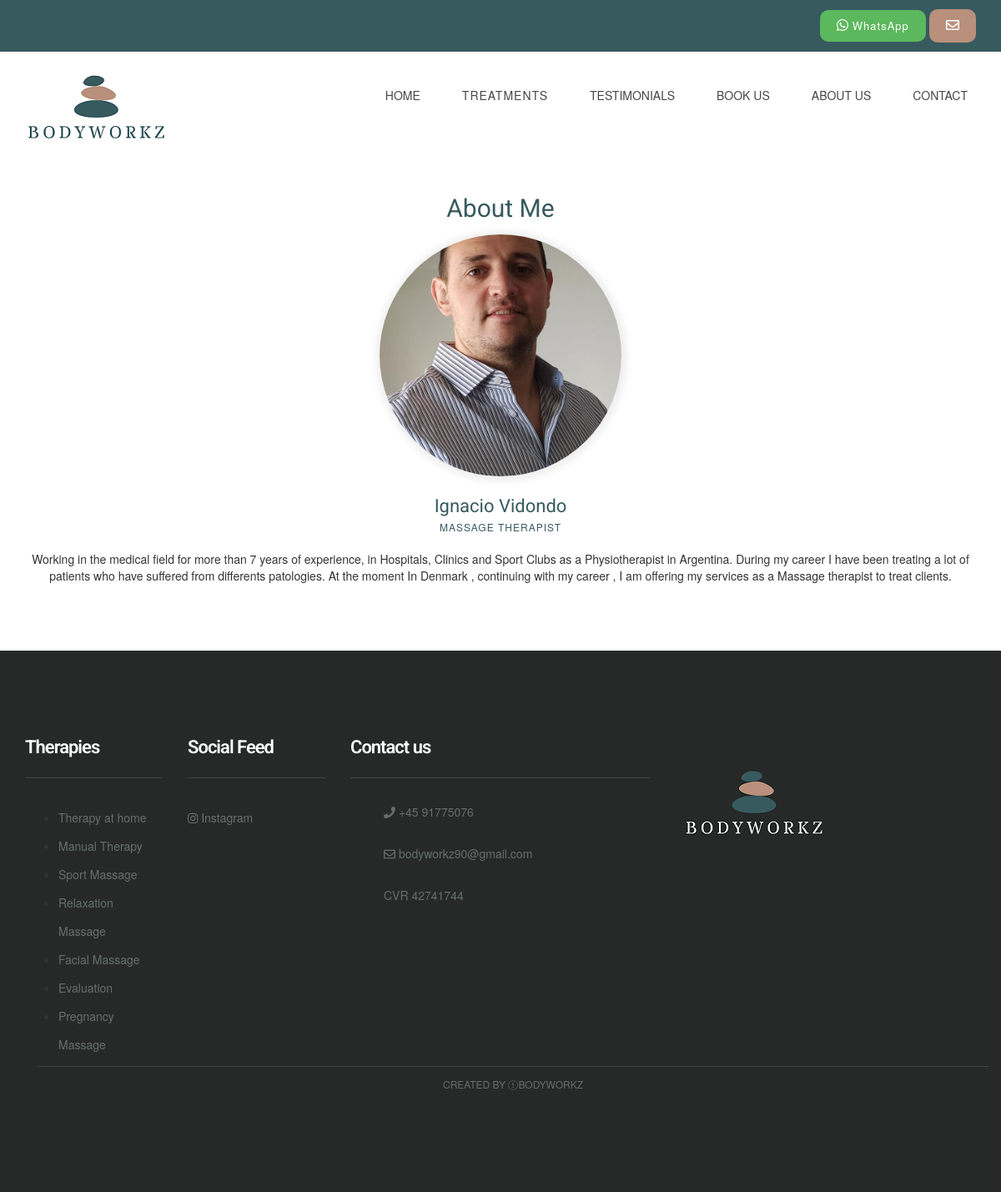
Page /our_therapist/ on the earlier database version.
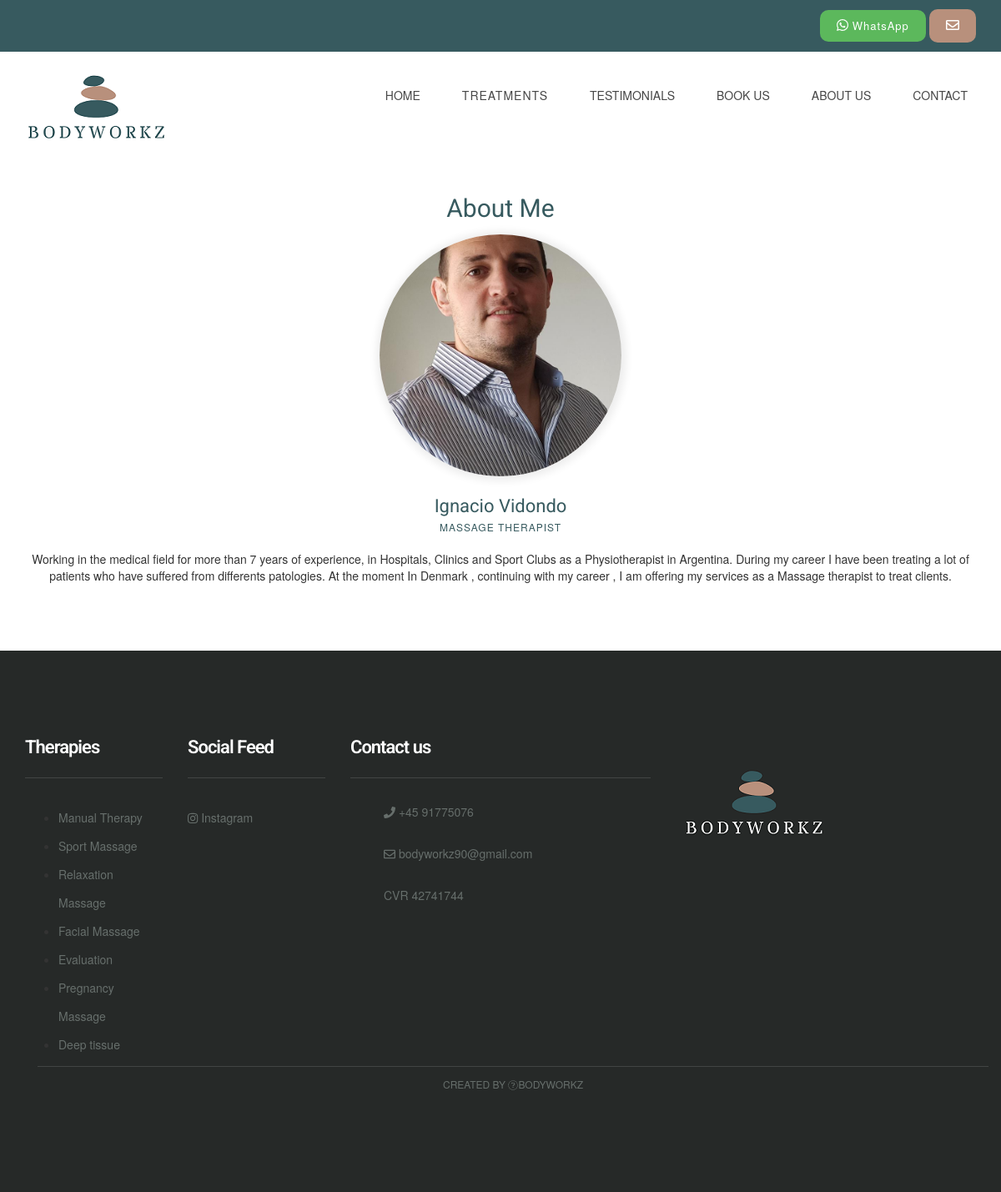
Same page on the later database version.
### MainApp/models.py (models this page shows, shortened)
class Therapist(models.Model):
    name = models.CharField(max_length=200,verbose_name="Nombre")
    image = models.ImageField( upload_to="Images")
    terapia = models.CharField(max_length=200,verbose_name="Terapia")
    description = models.TextField(default="R")
    class Meta:
            verbose_name="Terapeuta"
            verbose_name_plural="Terapeutas"

class Therapy(models.Model):
    name = models.CharField(max_length=255 , verbose_name = "Nombre")
    image = models.ImageField(verbose_name="Foto", blank=True, null=True, upload_to="Images")
    short_description = models.CharField(max_length=150, verbose_name="Descripcion corta", blank=True, null=True,default="Massage")
    description = models.TextField()
    therapist = models.ManyToManyField(Therapist, verbose_name= "Terapeuta")
    duration = models.CharField(max_length=200, verbose_name = "Duracion", default="--")
    price = models.IntegerField(verbose_name="Precio",blank=True, null=True)
    class Meta:
            verbose_name="Terapia"
            verbose_name_plural="Terapias"

### MainApp/views.py (the view)
# urls.py: path('our_therapist/', views.our_therapist,name="our_therapist"),
def our_therapist(request):
    therapy = Therapy.objects.all()
    therapist = Therapist.objects.all()
    return render(request,'our_therapist.html',{'therapist':therapist, 'therapy':therapy})

### MainApp/templates/our_therapist.html
 {% extends "base.html" %} {% block content %} {% load static %}
<div class="mb60">
    <div class="container">
        <div class="row">
            <div class="col-lg-offset-2 col-lg-8 col-md-offset-2 col-md-8 col-sm-12 col-xs-12">
                <div class="section-title mb10 text-center">
                    <h1>About Me
                    </h1>
                </div>
            </div>
        </div>
        <div class="row">
            <div class="col-lg-12 col-sm-3 col-sm-6 col-xs-12">
                {% for terapeuta in therapist %}
                <div class="team-block">
                    <div class="team-img-container">
                        <img src="{{terapeuta.image.url}}" class="team-img" width="290" height="290">
                    </div>
                    <div class=" team-content ">
                        <h2 class="team-title ">
                            <a href="{% url 'therapist' terapeuta.id %} " class="tag">{{terapeuta.name}}</a>
                        </h2>
                        <div class="team-meta "><span class="team-designation ">{{terapeuta.terapia}}</span></div>
                        <br>
                        <div>
                            {{terapeuta.description}}
                        </div>
                    </div>
                </div>
                {% endfor %}
            </div>
        </div>
    </div>
</div>
</div> {% endblock %}

### MainApp/templates/base.html (shortened to what the changed rows need)
<!DOCTYPE html> {% load static %}
<html lang="en">
<head>
    <link href="{% static 'ap1/css/bootstrap.min.css' %}" rel="stylesheet">
    <link href="{% static 'ap1/css/font-awesome.min.css' %}" rel="stylesheet">
    <link href="{% static 'ap1/css/style.css' %}" rel="stylesheet">
</head>
{%block content %} {% endblock %}
<div class="footer">
    <div class="container">
        <div class="row">
            <div class="col-lg-2 col-md-3 col-sm-2 col-xs-12">
                <div class="footer-widget">
                    <h2 class="widget-title">Therapies</h2>
                    <ul>
                        {% for terapia in therapy %}
                        <li>
                            <a href="{% url 'article' terapia.id %} " class="tag">{{terapia.name}}</a> {% endfor %}
                        </li>
                    </ul>
                </div>
            </div>
            <div class="col-lg-2 col-md-2 col-sm-2 col-xs-12">
                <div class="footer-widget footer-social">
                    <h2 class="widget-title">Social Feed</h2>
                </div>
            </div>
            <div class="col-lg-4 col-md-2 col-sm-2 col-xs-12">
                <div class="footer-widget footer-social">
                    <h2 class="widget-title">Contact us </h2>
                </div>
            </div>
        </div>
    </div>
    </body>
</html>

Differences in the rows shown:
removed Therapy: name "Therapy at home"
added Therapy: name "Deep tissue"
